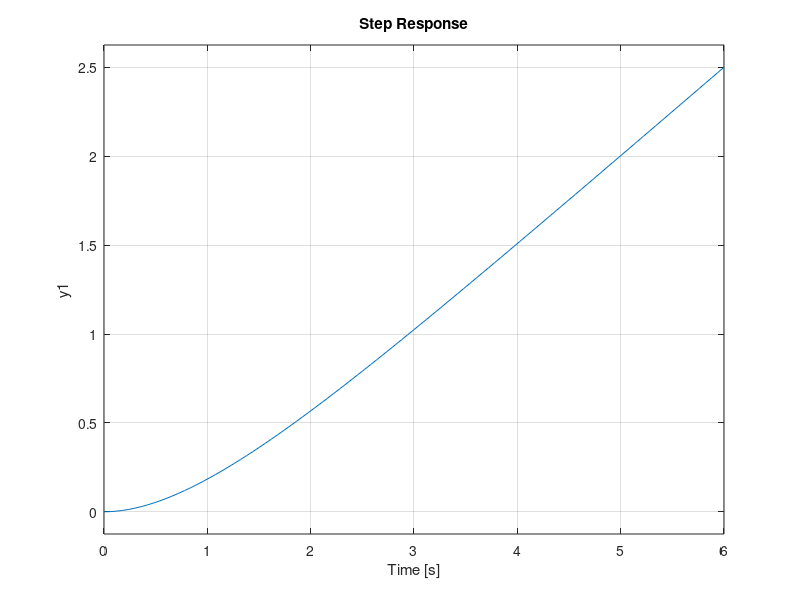
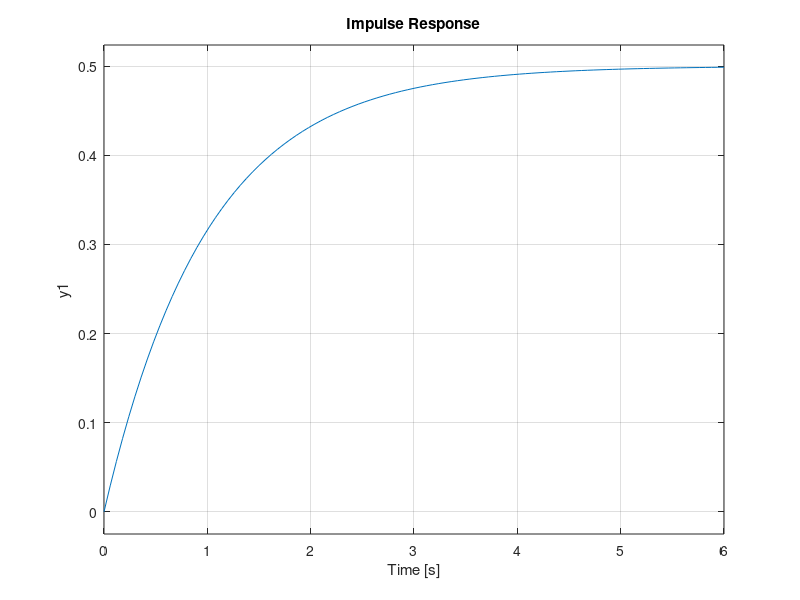
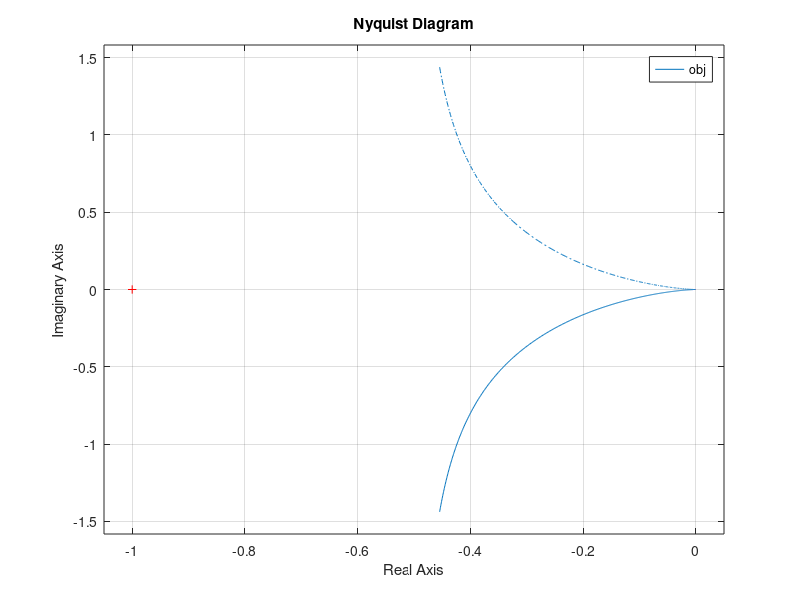
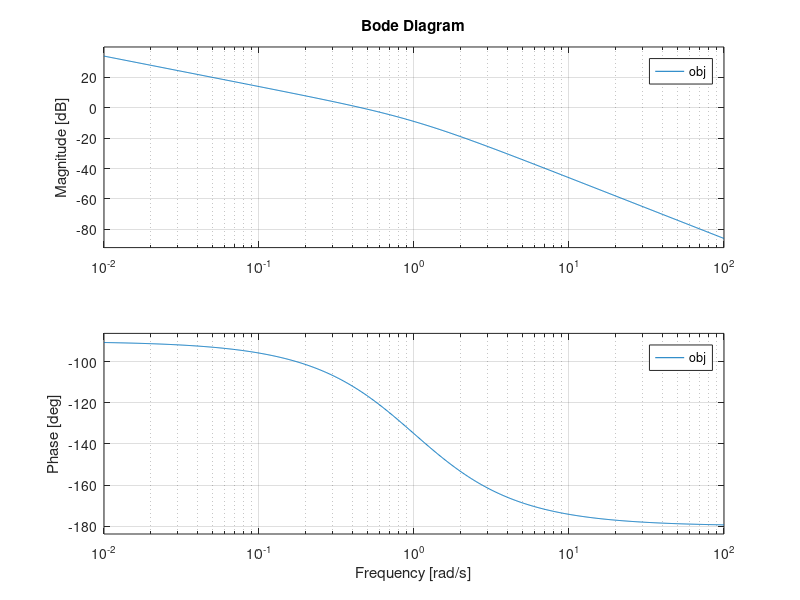

Reproduce these figures in MATLAB, in order.
clear;clc;close all;

obj = tf(1, [2 2 0]);

figure(1);
step(obj);
grid on;

figure(2);
impulse(obj);
grid on;

figure(3);
nyquist(obj);
grid on;

figure(4);
bode(obj);
grid on;